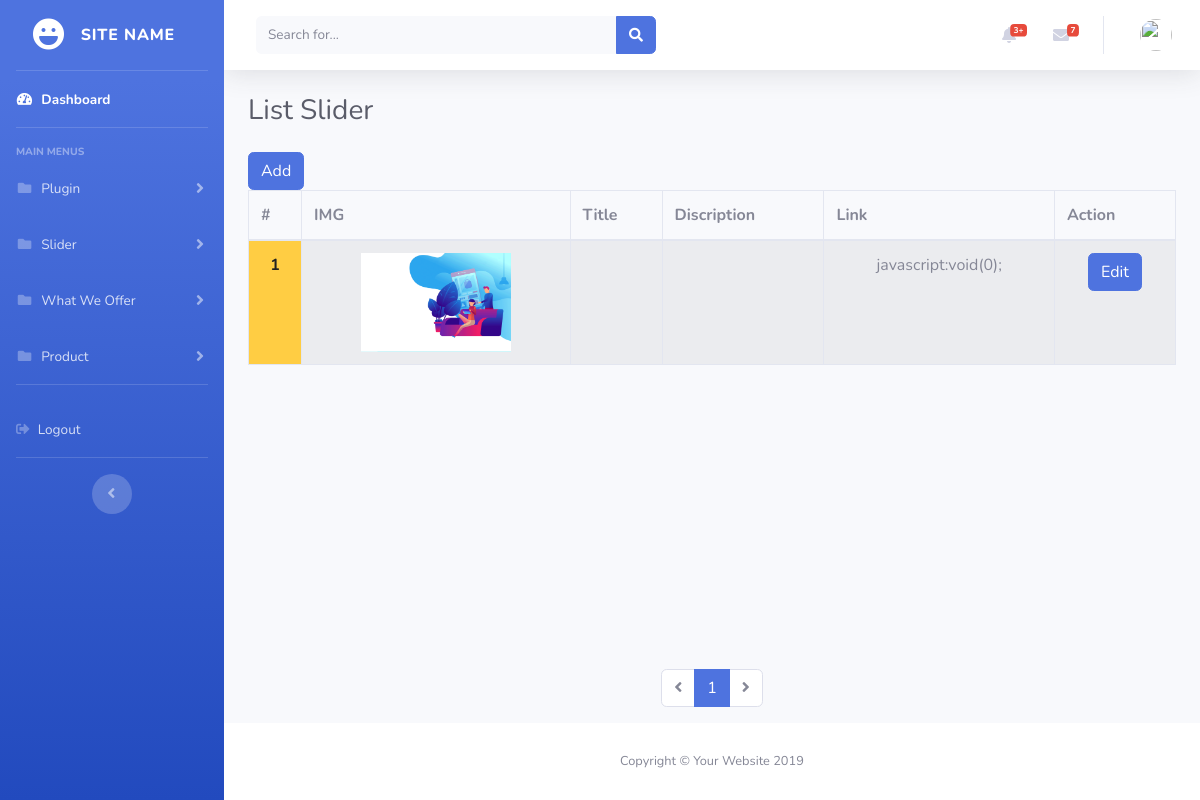
The page /panel/listSlider.php on the database its author committed.
### tables this page shows
CREATE TABLE `slider` (
  `slider_id` int(255) NOT NULL,
  `slider_img` varchar(255) NOT NULL,
  `slider_title` varchar(255) NOT NULL,
  `slider_discription` text NOT NULL,
  `slider_link` varchar(255) NOT NULL,
  `slider_created_date` varchar(255) NOT NULL,
  `slider_created_time` varchar(255) NOT NULL
);

### panel/listSlider.php (the view, shortened to what this page needs)
<?php include("header.inc.php"); ?>
<body id="page-top">
  <div id="wrapper">
    <?php include("sideBar.inc.php"); ?>
    <div id="content-wrapper" class="d-flex flex-column">
      <div id="content">
        <?php include("topBar.inc.php"); ?>
                <div class="container-fluid">
                    <h1 class="h3 mb-4 text-gray-800">List Slider</h1>
                    <a class="btn btn-primary" href="addSlider.php">Add</a>
                    <div class="uk-overflow-auto">
    <table class="uk-table uk-table-hover uk-table-middle uk-table-divider uk-table-responsive table table-bordered table-striped mb-0" id="datatable-tabletools">
        <thead>
            <tr>
                <th>#</th>
                <th>IMG</th>
                <th>Title</th>
                <th>Discription</th>
                <th>Link</th>
                <th>Action</th>
            </tr>
        </thead>
            <tbody>
            <?php
if (isset($_GET['page_no']) && $_GET['page_no']!="") {
$page_no = $_GET['page_no'];
} else {
  $page_no = 1;
  }
$total_records_per_page = 24;
$offset = ($page_no-1) * $total_records_per_page;
$previous_page = $page_no - 1;
$next_page = $page_no + 1;
$result_count = mysqli_query($db,"SELECT COUNT(*) As total_records FROM `slider` ");
$total_records = mysqli_fetch_array($result_count);
$total_records = $total_records['total_records'];
$total_no_of_pages = ceil($total_records / $total_records_per_page);
?>
<?php
    $sliderQuery = $db->query("SELECT * FROM slider ORDER BY slider_id DESC LIMIT $offset, $total_records_per_page") or die('could not search!');
        while ($row = mysqli_fetch_array($sliderQuery)) {
            $slider_id = $row['slider_id'];
            $slider_img = $row['slider_img'];
            $slider_title = $row['slider_title'];
            $slider_discription = $row['slider_discription'];
            $slider_link = $row['slider_link'];
?>
                <tr class="text-center">
                    <td style="background: #FFCD43;color: #222;font-weight:bold;"><?php echo $slider_id; ?></td>
                    <td><img src="../img/banner/<?php echo $slider_img; ?>" width="150px"></td>
                    <td><?php echo $slider_title; ?></td>
                    <td><?php echo $slider_discription; ?></td>
                    <td><?php echo $slider_link; ?></td>
                    <td>
                        <a class="btn btn-primary" href="javascript:void(0);" data-toggle="modal" data-target="#slider<?php echo $slider_id; ?>">Edit</a>
                    </td>
                </tr>
<?php } ?>
            </tbody>
        </table>
</div>
                </div>
            </div>
            <nav aria-label="Page navigation example" style="margin: 0 auto">
        <ul class="pagination justify-content-center">
        <li class="page-item" <?php if($page_no <= 1){ echo "class='disabled'"; } ?>>
          <a class="page-link" <?php if($page_no > 1){ echo "href='?page_no=$previous_page'"; } ?> aria-label="Previous">
            <span aria-hidden="true"><i class="fas fa-angle-left"></i></span>
          </a>
        </li>
  <?php
  if ($total_no_of_pages <= 10){
  for ($counter = 1; $counter <= $total_no_of_pages; $counter++){
  if ($counter == $page_no) {
  echo "<li class=\"page-item active\"><a class=\"page-link\">$counter</a></li>";
  }else{
  echo "<li class=\"page-item\"><a class=\"page-link\" href='?page_no=$counter'>$counter</a></li>";
  }
  }
  }
  ?>
        <li class="page-item" <?php if($page_no >= $total_no_of_pages){ echo "class='disabled'"; } ?>>
          <a class="page-link" <?php if($page_no < $total_no_of_pages) { echo "href='?page_no=$next_page'"; } ?> aria-label="Next">
            <span aria-hidden="true"><i class="fas fa-angle-right"></i></span>
          </a>
        </li>
        </ul>
      </nav>
<?php include("footer.inc.php"); ?>

### rows shown on the page
slider: slider_id "1", slider_img (picture), slider_link "javascript:void(0);"
